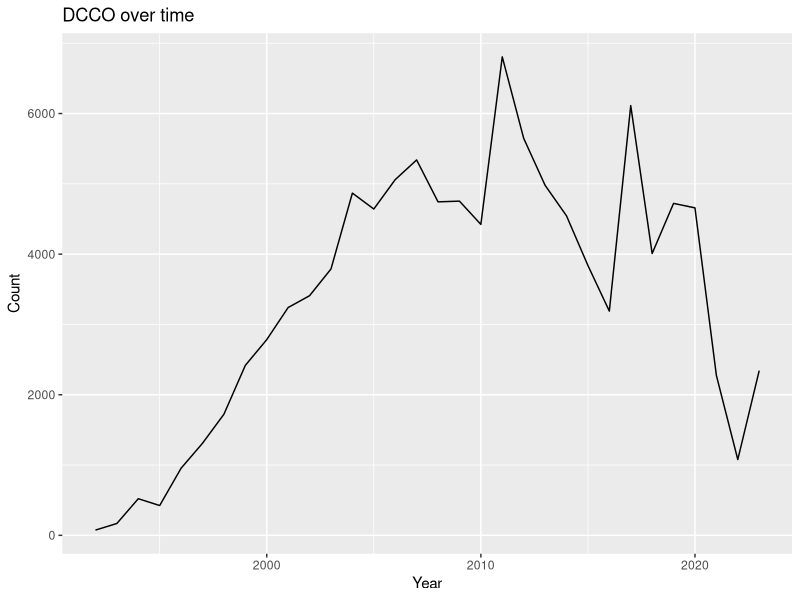
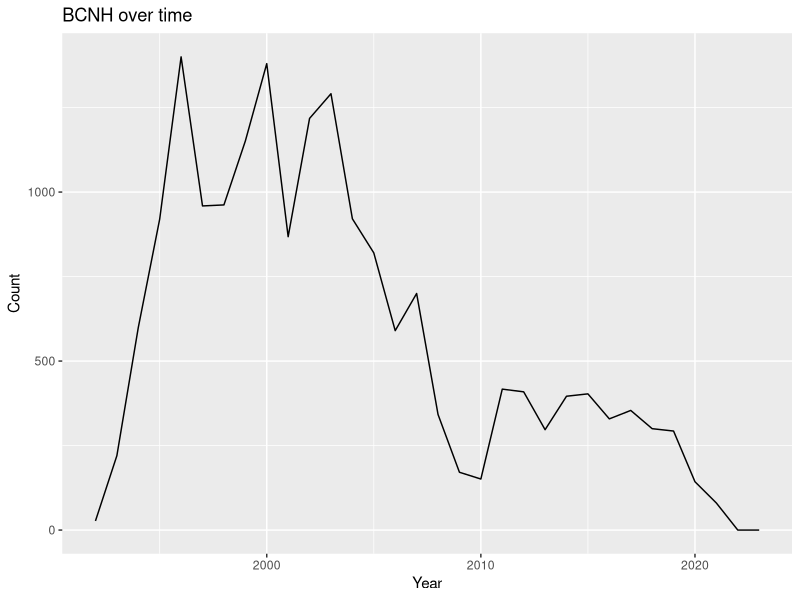
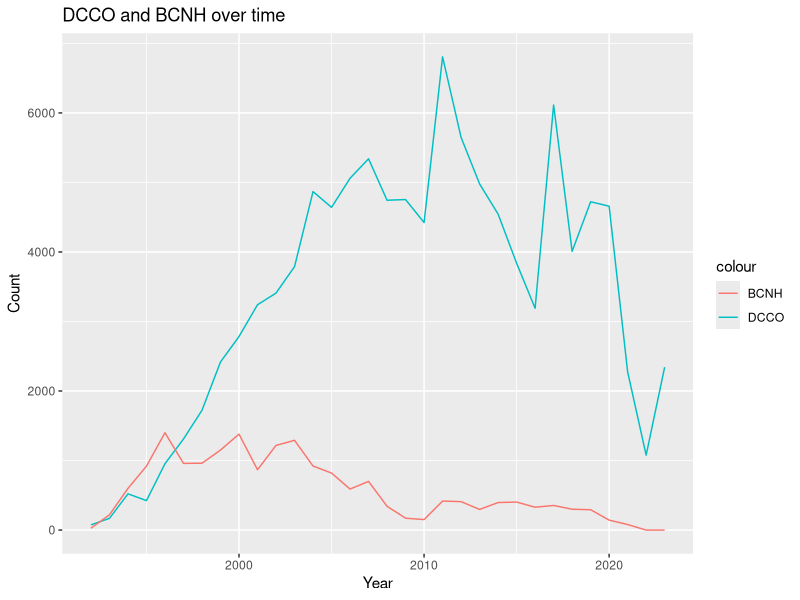
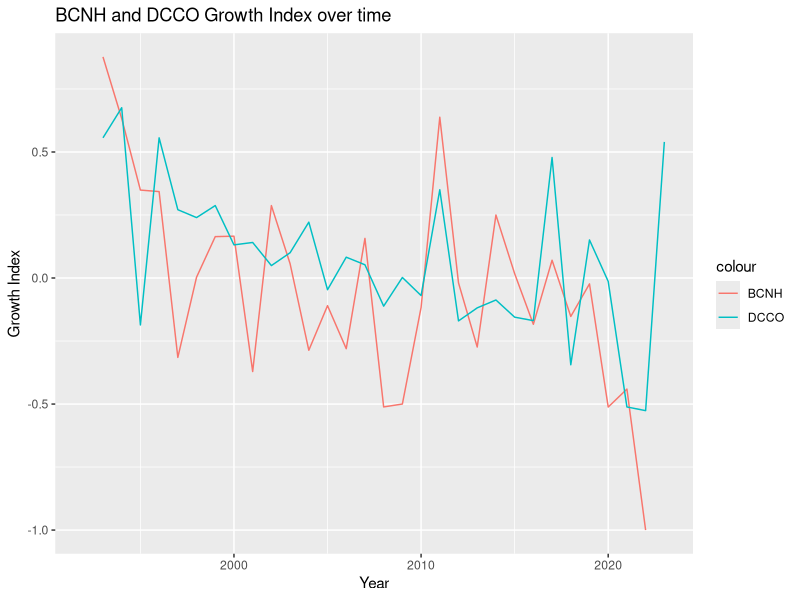

These charts were generated, in order, by the following R code: (Note: this script raises an error after producing the figures.)
library(dplyr)
library(tidyverse)
library(readr)
library(ggplot2)


#file: Jan 2025 data check and re-calculation
#loads data for both species
#plots against management activities commencing
#re-calculates colony growth index

setwd("~/thesis_dcco_bcnh_2025/Final Files Jan 2025/2018 Updates")

#load bcnh and dcco data
bcnh_data <- read.csv("bcnh_data.csv")
dcco_data <- read.csv("dcco_data.csv")

# Plot dcco over time  ----
ggplot(dcco_data, aes(x = year, y = dcco_count, group=1)) +
  geom_line() +
  labs(title = "DCCO over time",
       x = "Year",
       y = "Count")

#Plot bcnh over time 
ggplot(bcnh_data, aes(x = year, y = bcnh_count, group=1)) +
  geom_line() +
  labs(title = "BCNH over time",
       x = "Year",
       y = "Count")

#plot both together 
ggplot() +
  geom_line(data = dcco_data, aes(x = year, y = dcco_count, group=1, color = "DCCO")) +
  geom_line(data = bcnh_data, aes(x = year, y = bcnh_count, group=1, color = "BCNH")) +
  labs(title = "DCCO and BCNH over time",
       x = "Year",
       y = "Count")

## calculate colony growth index of bcnh ----
#Formula: (current - previous) / max(current, previous)
#index ranges from -1 to 1, with -1 indicating complete abandonment, 0 indicating no change, and 1 indicating large increases
bcnh_data$growth_index <- c(NA, 
                            mapply(function(curr, prev) {
                              (curr - prev) / max(curr, prev)
                            },
                            bcnh_data$bcnh_count[-1],
                            bcnh_data$bcnh_count[-nrow(bcnh_data)]))


#calculate colony growth index of dcco, same as above ----
dcco_data$growth_index <- c(NA, 
                            mapply(function(curr, prev) {
                              (curr - prev) / max(curr, prev)
                            },
                            dcco_data$dcco_count[-1],
                            dcco_data$dcco_count[-nrow(dcco_data)]))

#print 2018 growth index values for each species
print(bcnh_data$growth_index[bcnh_data$year == 2018])
print(dcco_data$growth_index[dcco_data$year == 2018])

#plot growth index of bcnh and dcco together
ggplot() +
  geom_line(data = bcnh_data, aes(x = year, y = growth_index, group=1, color = "BCNH")) +
  geom_line(data = dcco_data, aes(x = year, y = growth_index, group=1, color = "DCCO")) +
  labs(title = "BCNH and DCCO Growth Index over time",
       x = "Year",
       y = "Growth Index")


#prep new combined_dataset.csv file with growth indexes updated ----
# Load combined_dataset.csv
combined_dataset <- read.csv("combined_datasetMarch2025.csv")
#select bcnh_growthindex and replace with growth_index columns from bcnh_data
combined_dataset$bcnh_growthindex <- bcnh_data$growth_index
#do the same for dcco_growthindex
combined_dataset$dcco_growthindex <- dcco_data$growth_index
#save changes to existing csv
write.csv(combined_dataset, "combined_datasetMarch2025.csv", row.names = FALSE)

#check 2018 for dcco and bcnh in combined dataset
combined_dataset_2018 <- combined_dataset %>% filter(year == 2018)
print(combined_dataset_2018)
